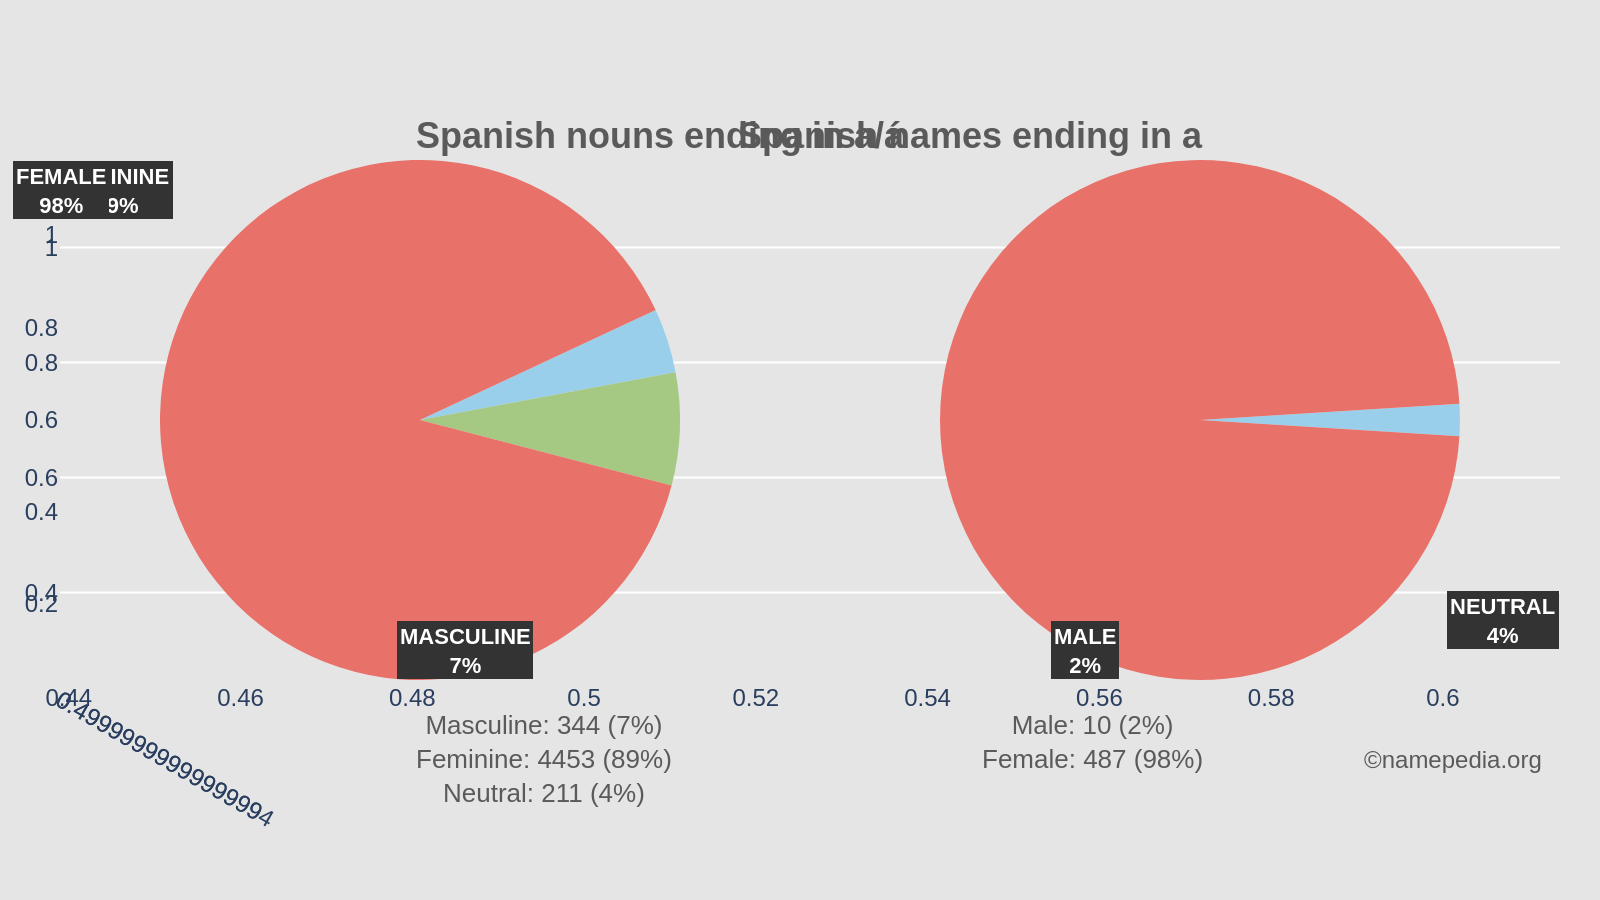

Write Python code to recreate this figure.
import sys
import json
import math
import os
import plotly.graph_objects as go
from plotly.subplots import make_subplots

if len(sys.argv) != 2:
    print("Usage: python <script_name>.py <path_to_json>")
    sys.exit(1)

json_path = sys.argv[1]

try:
    with open(json_path, 'r', encoding='utf-8') as f:
        config = json.load(f)
except FileNotFoundError:
    print(f"Error: JSON file not found at {json_path}")
    sys.exit(1)
except json.JSONDecodeError:
    print(f"Error: Could not decode JSON from {json_path}")
    sys.exit(1)

chart_data = config['chart_data']
texts = config['texts']
colors = config['colors']
layout_constants = config['layout_constants']

fig = make_subplots(
    rows=1, cols=2,
    specs=[[{'type': 'domain'}, {'type': 'domain'}]],
    horizontal_spacing=0.04
)

fig.add_trace(go.Pie(
    labels=chart_data[0]['labels'],
    values=chart_data[0]['values'],
    marker_colors=colors['chart1'],
    sort=False,
    direction='clockwise',
    rotation=layout_constants['pie_1_rotation'],
    hoverinfo='none',
    textinfo='none'
), 1, 1)

fig.add_trace(go.Pie(
    labels=chart_data[1]['labels'],
    values=chart_data[1]['values'],
    marker_colors=colors['chart2'],
    sort=False,
    direction='clockwise',
    rotation=layout_constants['pie_2_rotation'],
    hoverinfo='none',
    textinfo='none'
), 1, 2)

annotations = []

annotations.append(dict(
    text=f"<b>{texts['title_left']}</b>",
    x=0.235, y=1.0, xref='paper', yref='paper', yanchor='bottom',
    showarrow=False, align='center',
    font=dict(family='Arial', size=18, color=colors['text'])
))
annotations.append(dict(
    text=f"<b>{texts['title_right']}</b>",
    x=0.765, y=1.0, xref='paper', yref='paper', yanchor='bottom',
    showarrow=False, align='center',
    font=dict(family='Arial', size=18, color=colors['text'])
))

annotations.append(dict(
    text=texts['subtitle_left'],
    x=0.235, y=-0.05, xref='paper', yref='paper', yanchor='top',
    showarrow=False, align='center',
    font=dict(family='Arial', size=13, color=colors['text'])
))
annotations.append(dict(
    text=texts['subtitle_right'],
    x=0.765, y=-0.05, xref='paper', yref='paper', yanchor='top',
    showarrow=False, align='center',
    font=dict(family='Arial', size=13, color=colors['text'])
))

annotations.append(dict(
    text=texts['source'],
    x=0.99, y=-0.12, xref='paper', yref='paper',
    showarrow=False, align='right', xanchor='right', yanchor='top',
    font=dict(family='Arial', size=12, color=colors['text'])
))

rotations = [layout_constants['pie_1_rotation'], layout_constants['pie_2_rotation']]
x_refs = ['x', 'x2']
y_refs = ['y', 'y2']

for i, data in enumerate(chart_data):
    values = data['values']
    total_value = sum(values)
    current_angle_deg = rotations[i]
    
    for j, value in enumerate(values):
        slice_angle_deg = (value / total_value) * 360
        mid_angle_deg = -(current_angle_deg + slice_angle_deg / 2)
        mid_angle_rad = math.radians(mid_angle_deg)
        
        radial_pos = data['annotations'][j]['radial_pos']
        
        x_pos = 0.5 + radial_pos * math.cos(mid_angle_rad)
        y_pos = 0.5 + radial_pos * math.sin(mid_angle_rad)

        annotations.append(dict(
            text=f"<b>{data['annotations'][j]['text']}</b>",
            x=x_pos, y=y_pos, 
            xref=x_refs[i], yref=y_refs[i],
            showarrow=False, align='center',
            bgcolor=colors['annotation_bg'],
            font=dict(family='Arial', size=11, color=colors['annotation_text'])
        ))
        
        current_angle_deg += slice_angle_deg

fig.update_layout(
    annotations=annotations,
    showlegend=False,
    paper_bgcolor=colors['background'],
    plot_bgcolor=colors['background'],
    margin=dict(l=20, r=20, t=80, b=110),
    font=dict(family='Arial')
)

base_name = os.path.splitext(os.path.basename(json_path))[0]
output_filename = f"{base_name}.png"

fig.write_image(output_filename, scale=2, width=800, height=450)

print(f"Chart saved to {output_filename}")
